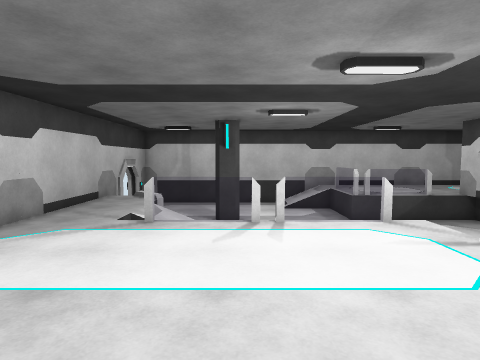
View 1 (above)

16 first-person views from a walk through a Unity game level. The camera is 1.5 m above the floor, tilts 4° down and sees 75° across. The floor is counted in squares, 1 m on a side. Each view is taken from the middle of a square. On the plan, view 1 faces up. The plan holds only what a view shows up to about 15 squares ahead; the rest is blank. The player is left out. Some animated figures are not drawn.

View 2
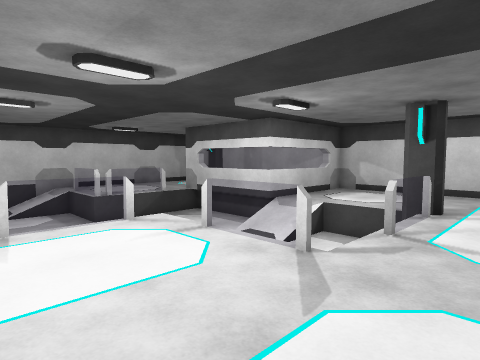

View 3
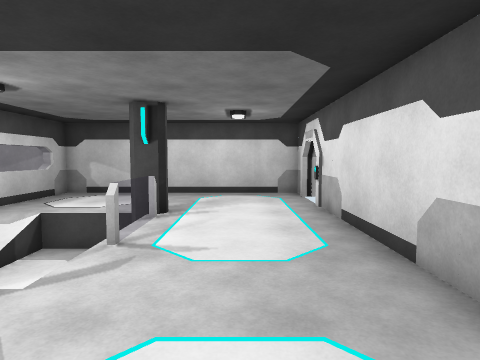

View 4
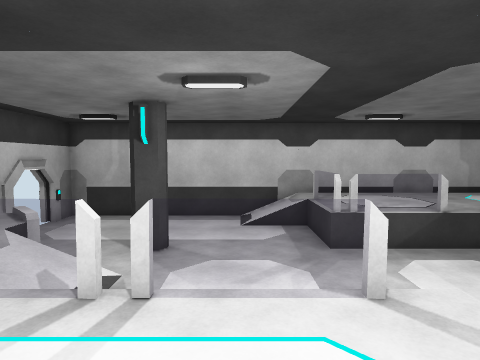

View 5
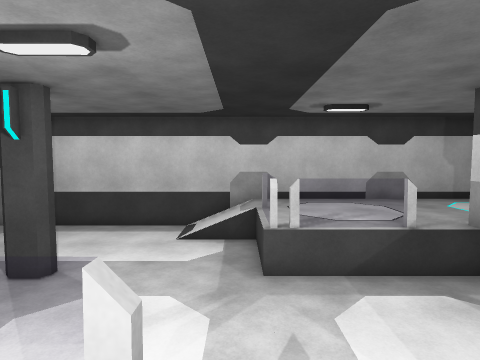

View 6
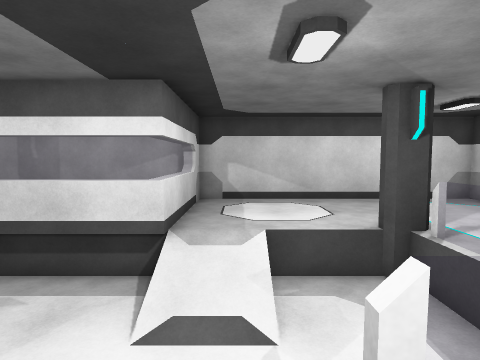

View 7
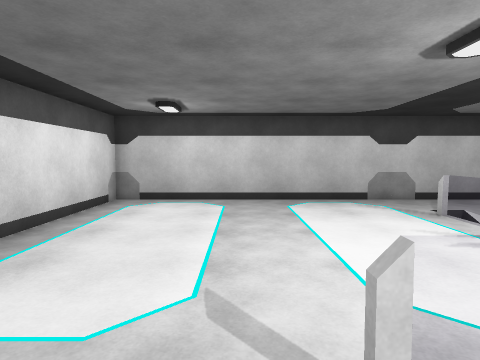

View 8
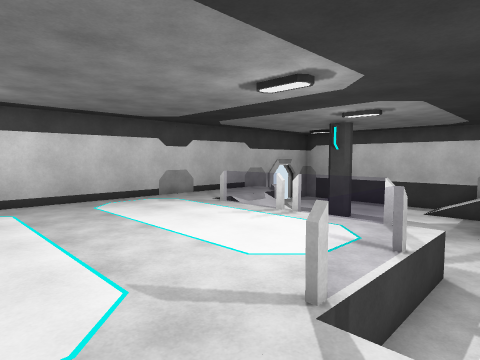

View 9
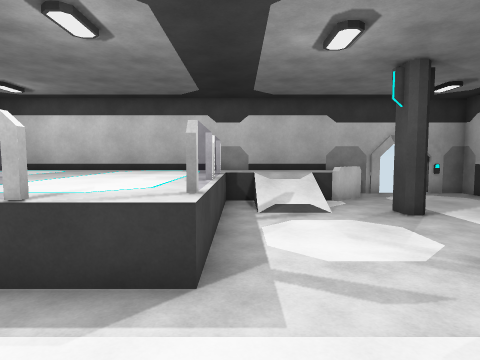

View 10
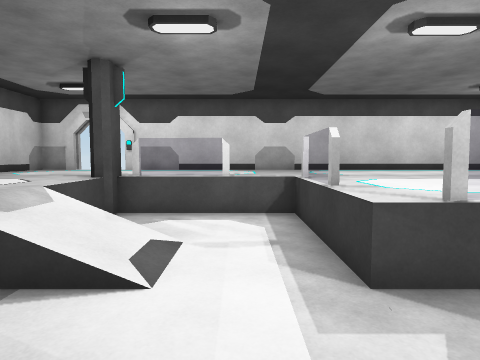

View 11
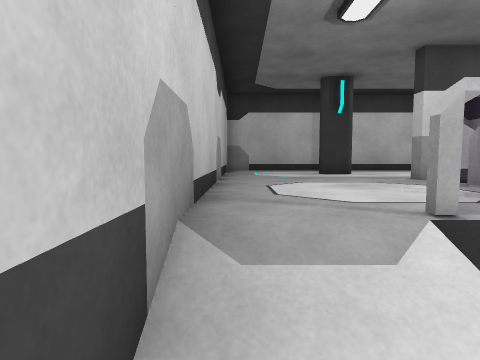

View 12
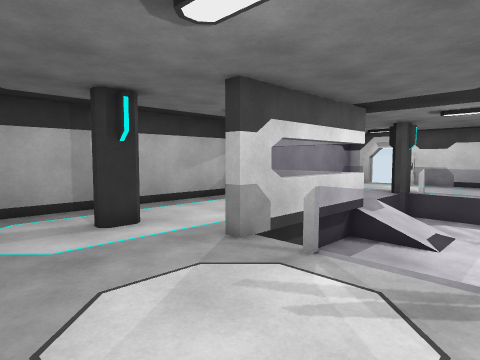

View 13
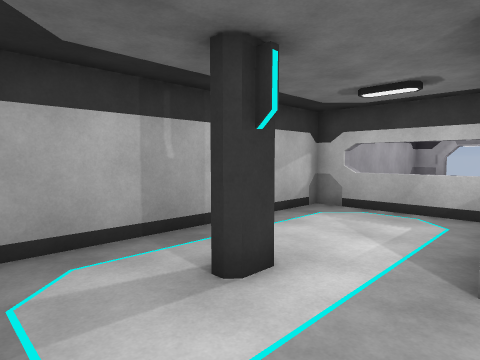

View 14
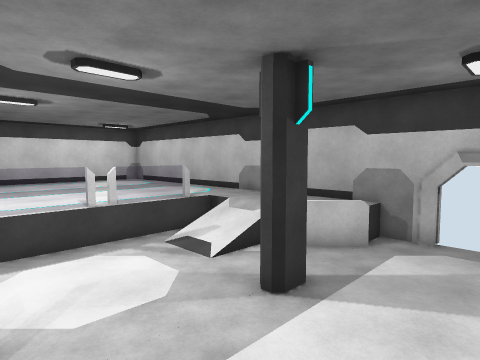

View 15
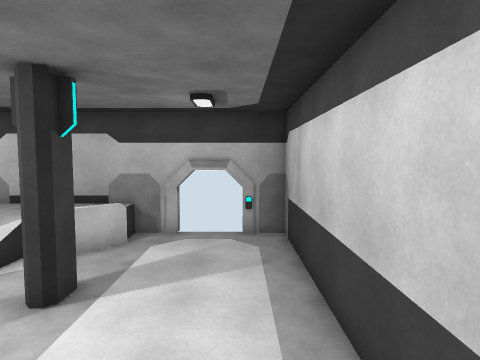

View 16
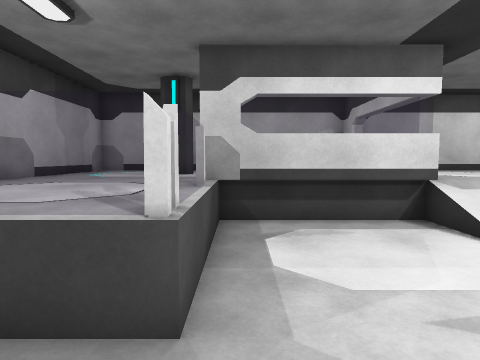

### Floor plan
Key: @ floor where view 1 was taken; # wall or solid block; x gap in a wall; . main floor; - floor 1 m lower than the main floor; / step, stairs or slope; = window, fence, low wall or low ledge; C column.
Columns run from 6 left of view 1 to 15 right of it. Each row starts with its distance up from view 1.
 18  #####################
 17  #-------//..........#
 16 ##-------//..........#
 15  ----------=.........#
 14 ##---------=......C..#
 13  ##--C#----===.......#
 12  #/#-----------#.....#
 11  #.=-----------=.....#
 10  #..//---------=.....#
  9  #..//---------=.....#
  8  #.=-----------#====##
  7  #..===#==.---//.....#
  6  #.........---//.....#
  5  #........=-----.....#
  4  #........=-----.....#
  3  #........=-----C....#
  2  #...........==#C....#
  1  #...................#
  0  #....@..............#
 -1  #...................#
 -2  #...................#
 -3  ################# x##

Positions as (right, up) in squares from view 1, and headings:
1: (0, 0), facing up
2: (0, 0), facing up-right
3: (1, 0), facing right
4: (2, 4), facing up
5: (4, 6), facing up
6: (3, 6), facing right
7: (6, 2), facing left
8: (6, 0), facing up-left
9: (8, 8), facing left
10: (6, 11), facing down
11: (2, 17), facing right
12: (5, 17), facing down-right
13: (9, 17), facing down-right
14: (4, 16), facing down-left
15: (5, 16), facing left
16: (2, 12), facing right
